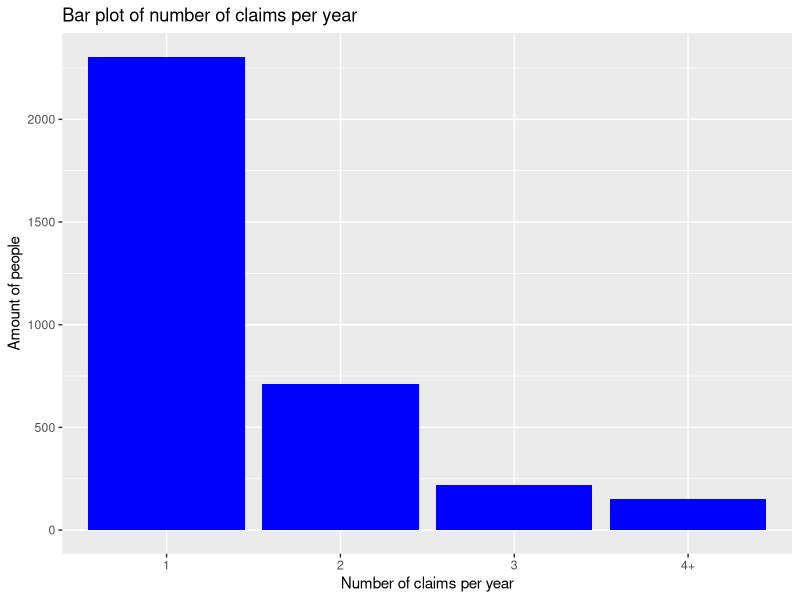
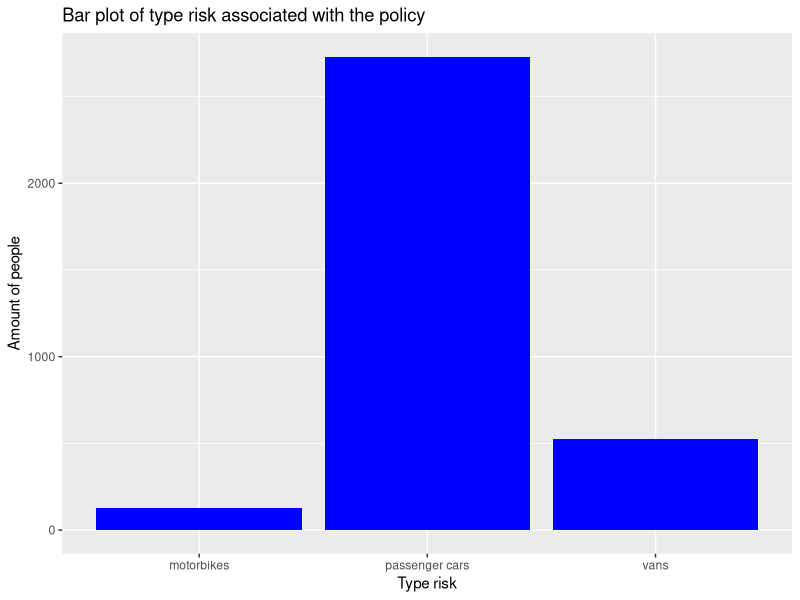
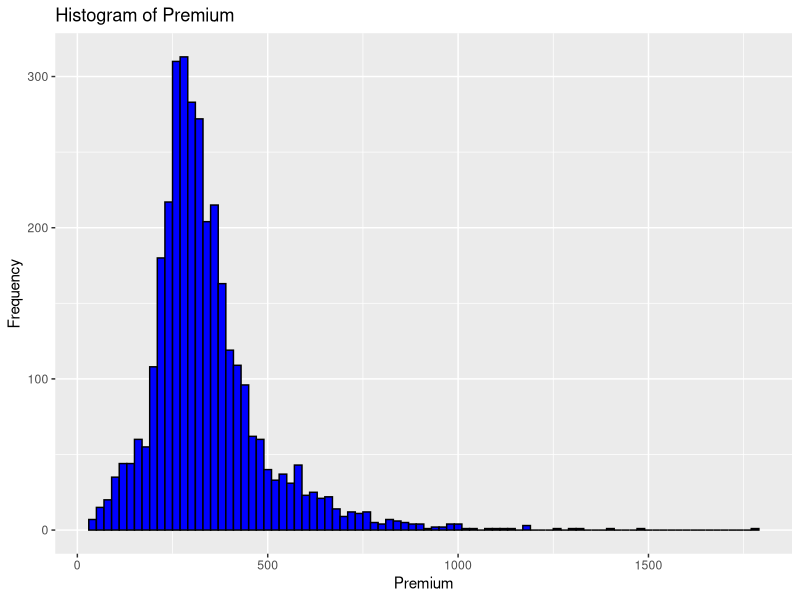
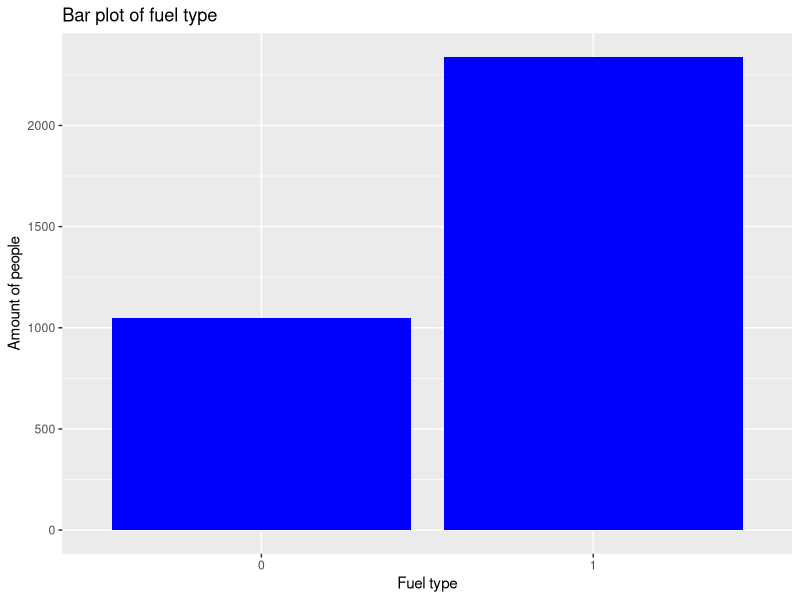
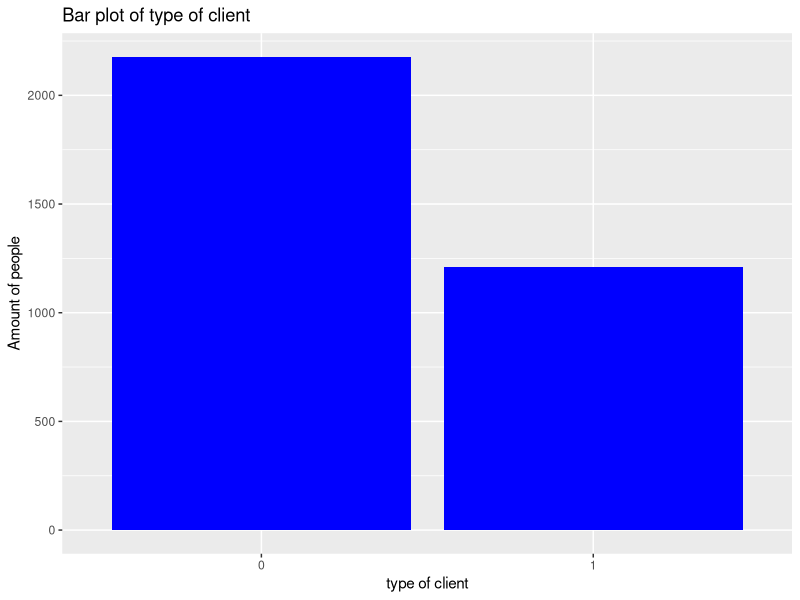
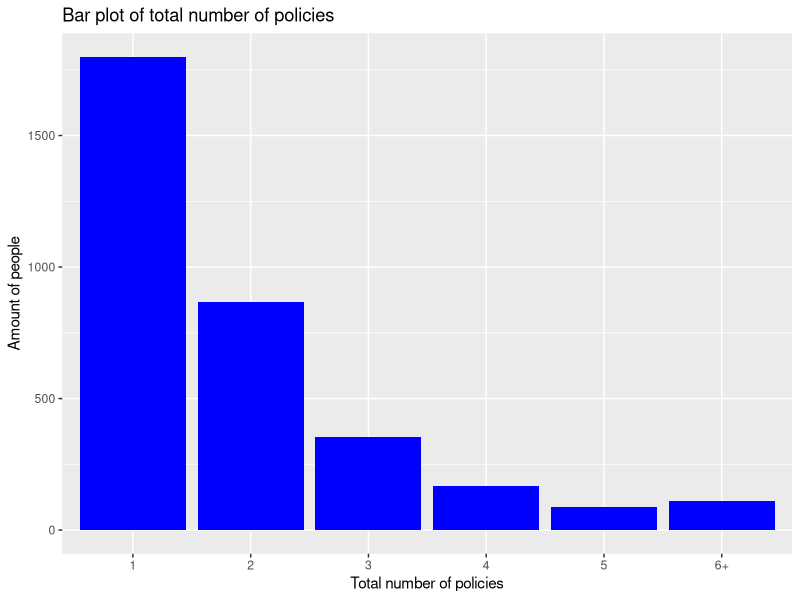
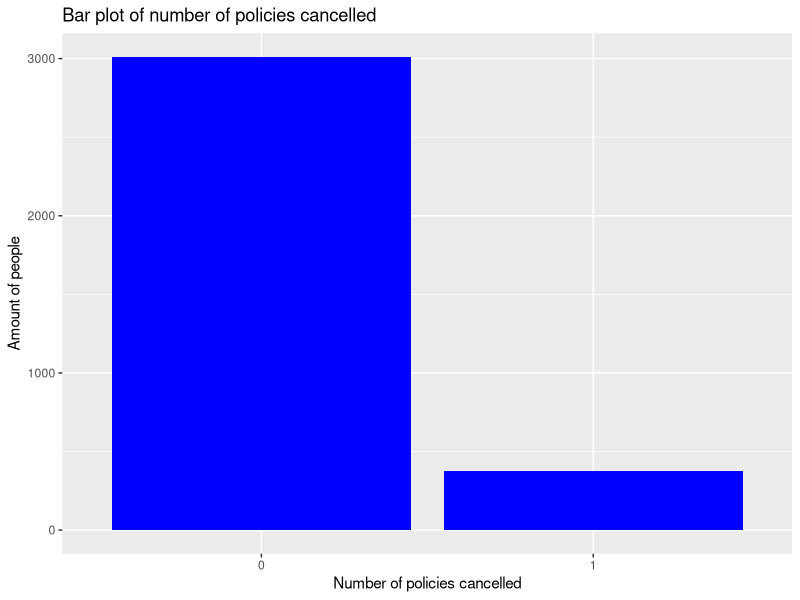
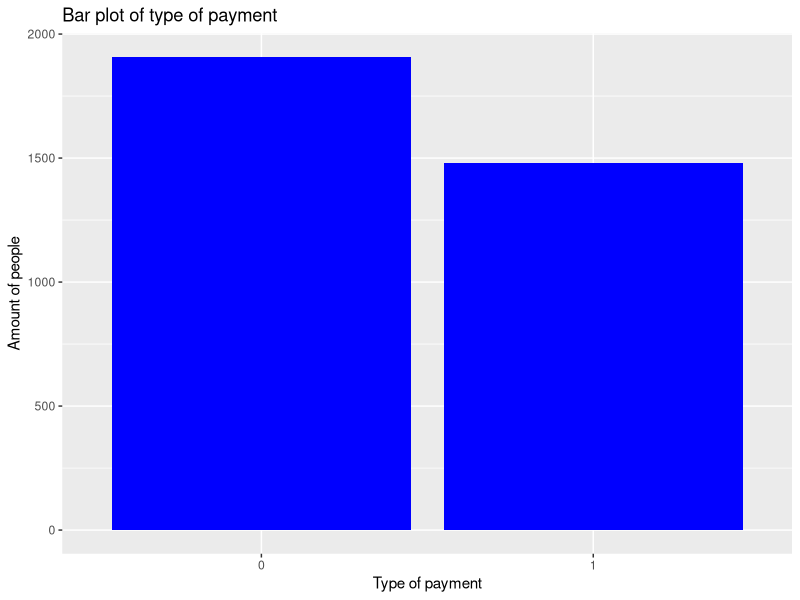

Here is the R script that generated these plots, in order:
#install.packages("robust")
library(ggplot2)
library(scales)
library(dplyr)
library(robust)

database <- read.csv("preprocessedData.csv")
str(database)
database$newClient<-as.factor(database$newClient)
database$Broker <- as.factor(database$Broker)
database$Lapse <- as.factor(database$Lapse)
database$Policies_in_force<- as.factor(database$Policies_in_force)
database$N_doors<- as.factor(database$N_doors)
database$Urban <- as.factor(database$Urban)
database$Diesel <- as.factor(database$Diesel)
database$Payment <- as.factor(database$Payment)
database$Second_driver <- as.factor(database$Second_driver)
database$N_claims_year <- as.factor(database$N_claims_year)
database$Type_risk <- as.factor(database$Type_risk)
database$N_claims_history <- as.factor(database$N_claims_history)

database_quant <- database %>% select(where(is.numeric))
database_qual <- database %>% select(where(~ !is.numeric(.)))

# 1. Univariate analysis
mean(database$Premium)
median(database$Premium)
mean(database$Premium,trim=0.1)
winsor=function(x, p=c(0.05,0.95)){
  xq=quantile(x, probs=p)
  x[x < xq[1]]=xq[1]
  x[x > xq[2]]=xq[2]
  return(mean(x))}
winsor(database$Premium)

#Number of claims per year
ggplot(database, aes(x = N_claims_year)) + 
  geom_bar(fill = "blue") +
  labs(x = "Number of claims per year", y = "Amount of people") +
  ggtitle("Bar plot of number of claims per year")

#Type risks
ggplot(database, aes(x = Type_risk)) + 
  geom_bar(fill = "blue") +
  labs(x = "Type risk", y = "Amount of people") +
  ggtitle("Bar plot of type risk associated with the policy")

#frequency of premium
ggplot(database, aes(x = Premium)) +
  geom_histogram(binwidth = 20, fill = "blue", color = "black") +  
  labs(x = "Premium", y = "Frequency") +  
  ggtitle("Histogram of Premium")

#type of fuel
ggplot(database, aes(x = Diesel)) + 
  geom_bar(fill = "blue") +
  labs(x = "Fuel type", y = "Amount of people") +
  ggtitle("Bar plot of fuel type")

#type of client
ggplot(database, aes(x = newClient)) + 
  geom_bar(fill = "blue") +
  labs(x = "type of client", y = "Amount of people") +
  ggtitle("Bar plot of type of client")

#total number of policies held by the insured
ggplot(database, aes(x = Policies_in_force)) + 
  geom_bar(fill = "blue") +
  labs(x = "Total number of policies", y = "Amount of people") +
  ggtitle("Bar plot of total number of policies")

#number of policies that the customer has cancelled or has been cancelled
ggplot(database, aes(x = Lapse)) + 
  geom_bar(fill = "blue") +
  labs(x = "Number of policies cancelled", y = "Amount of people") +
  ggtitle("Bar plot of number of policies cancelled")

#type of payment
ggplot(database, aes(x = Payment)) + 
  geom_bar(fill = "blue") +
  labs(x = "Type of payment", y = "Amount of people") +
  ggtitle("Bar plot of type of payment")

#area
ggplot(database, aes(x = Urban)) + 
  geom_bar(fill = "blue") +
  labs(x = "Area", y = "Amount of people") +
  ggtitle("Bar plot of area")

#Number of doors
ggplot(database, aes(x = N_doors)) + 
  geom_bar(fill = "blue") +
  labs(x = "Number of doors", y = "Amount of people") +
  ggtitle("Bar plot of number of doors")

# 2. Outliers detection

# 2.1 Univariate detection
summary(database_quant)
boxplot(database_quant)

boxplot(database_quant$Premium, main="Box plot of premium") 
boxplot(database_quant$Cost_claims_year, main="Box plot of cost of claims/year") 
boxplot(database_quant$Power, main="Box plot of power")
boxplot(database_quant$Cylinder_capacity, main="Box plot of cylinder capacity")
boxplot(database_quant$Value_vehicle, main="Box plot of value of vehicle on 2019")
boxplot(database_quant$Length, main="Box plot of length")
boxplot(database_quant$Weight, main="Box plot of weight")
# => outliers presence

#3sigma-rule (robust)
b1=median(database$Premium)-3*mad(database$Premium)
b2=median(database$Premium)+3*mad(database$Premium)
plot(database$Premium, ylab='Premium')
abline(h=b2, col='red')

b1=median(database$Power)-3*mad(database$Power)
b2=median(database$Power)+3*mad(database$Power)
plot(database$Power, ylab='Power')
abline(h=b2, col='red')

# 2.2 Multivariate detection
apply(database_quant, 2, mean) #mean vector of quantitative variables
cov(database_quant) #covariance matrix

#Stahel-Donoho estimators
SD=covRob(database_quant, estim="donostah")
SD

#MCD
MCD=covRob(database_quant, estim="mcd")
MCD
